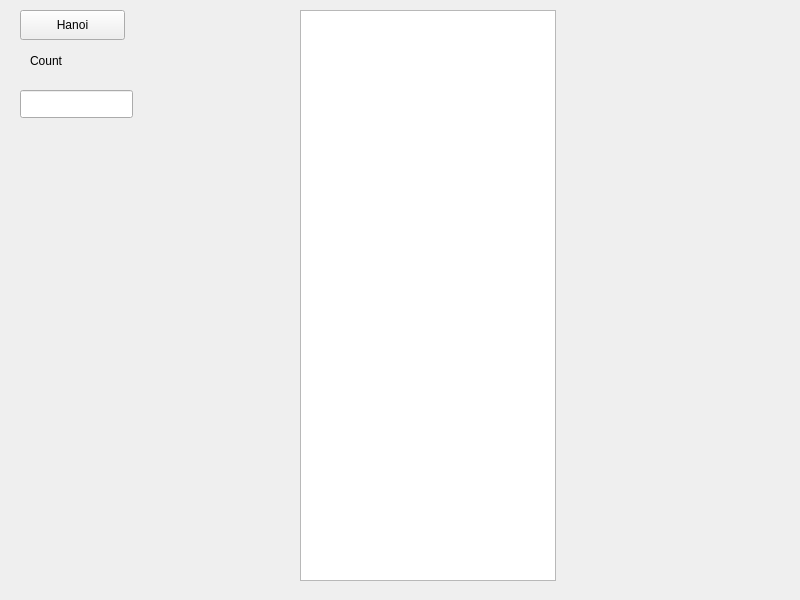
<?xml version="1.0" encoding="UTF-8"?>
<ui version="4.0">
 <class>Widget</class>
 <widget class="QWidget" name="Widget">
  <property name="geometry">
   <rect>
    <x>0</x>
    <y>0</y>
    <width>800</width>
    <height>600</height>
   </rect>
  </property>
  <property name="windowTitle">
   <string>Widget</string>
  </property>
  <widget class="QPushButton" name="pushButton">
   <property name="geometry">
    <rect>
     <x>20</x>
     <y>10</y>
     <width>105</width>
     <height>30</height>
    </rect>
   </property>
   <property name="text">
    <string>Hanoi</string>
   </property>
  </widget>
  <widget class="QLineEdit" name="lineEdit">
   <property name="geometry">
    <rect>
     <x>20</x>
     <y>90</y>
     <width>113</width>
     <height>28</height>
    </rect>
   </property>
  </widget>
  <widget class="QLabel" name="label">
   <property name="geometry">
    <rect>
     <x>30</x>
     <y>50</y>
     <width>79</width>
     <height>21</height>
    </rect>
   </property>
   <property name="text">
    <string>Count</string>
   </property>
  </widget>
  <widget class="QListWidget" name="listWidget">
   <property name="geometry">
    <rect>
     <x>300</x>
     <y>10</y>
     <width>256</width>
     <height>571</height>
    </rect>
   </property>
  </widget>
 </widget>
 <resources/>
 <connections/>
</ui>
